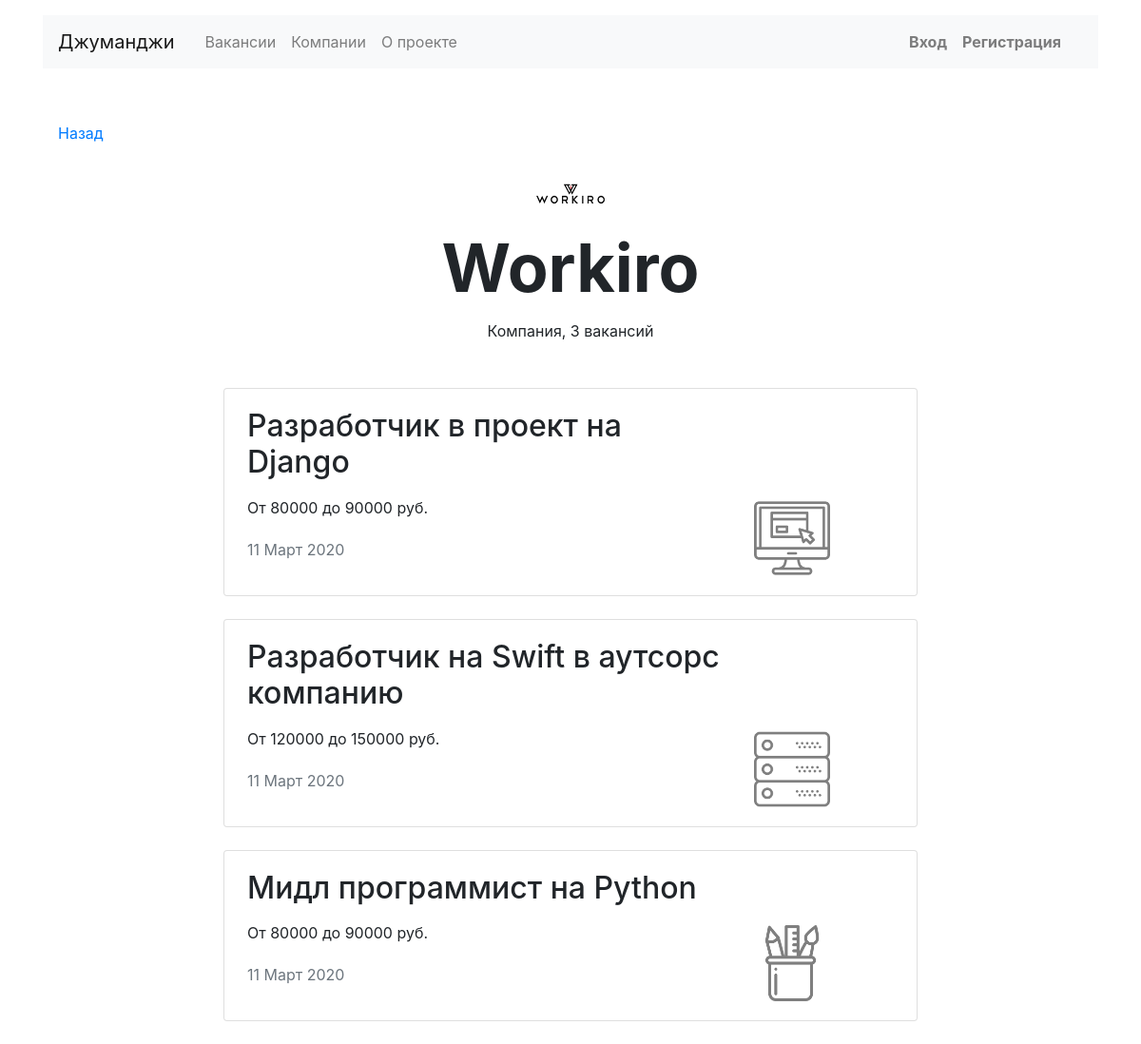
/companies/2, run on the app's committed database.
### job/models.py (models this page shows, shortened)
class Company(models.Model):
    name = models.CharField(max_length=255)
    location = models.CharField(max_length=255, blank=True, null=True)
    logo = models.ImageField(upload_to='companies', blank=True)
    description = models.TextField(blank=True, null=True)
    employee_count = models.IntegerField(blank=True, null=True)
    owner = models.ForeignKey(User, on_delete=models.CASCADE, related_name='company', null=True)
    def __str__(self):
        return self.name

class Vacancy(models.Model):
    title = models.CharField(max_length=255)
    specialty = models.ForeignKey(Specialty, on_delete=models.CASCADE, related_name='vacancies')
    company = models.ForeignKey(Company, on_delete=models.CASCADE, related_name='company')
    skills = models.TextField(blank=True, null=True)
    description = models.TextField()
    salary_min = models.IntegerField()
    salary_max = models.IntegerField()
    published_at = models.DateTimeField()

class Specialty(models.Model):
    code = models.CharField(max_length=100)
    title = models.CharField(max_length=255)
    picture = models.ImageField(upload_to='vacancies')

### job/views.py (the view)
# urls.py: path('companies/<int:pk>', CompanyDetailView.as_view(), name='company_detail'),
class CompanyDetailView(DetailView):
    template_name = 'job/company.html'
    model = Company
    allow_empty = False
    def get_context_data(self, **kwargs):
        context = super(CompanyDetailView, self).get_context_data(**kwargs)
        context['vacancy_list'] = Vacancy.objects.filter(company=self.kwargs['pk'])\
            .select_related('specialty').select_related('company')
        return context

### job/templates/job/company.html (shortened to what this page needs)
{% extends 'job/base.html' %}
{% block content %}
    <div class="navbar mt-5">
        <p><a href="{% url 'company_all' %}">Назад</a></p>
    </div>
    <section>
        <div class="text-center">
            <img src="{{ company.logo.url }}" width="100" height="60" alt="">
        </div>
        <h1 class="h1 text-center mx-auto mt-0 pt-1" style="font-size: 70px;"><strong>{{ vacancy_list.first.company.name | title }}</strong>
        </h1>
        <p class="text-center pt-1">Компания, {{ company.company.count }} вакансий</p>
        <div class="row mt-5">
            <div class="col-12 col-lg-8 offset-lg-2 m-auto">
                {% for vacancy in vacancy_list %}
                    <div class="card mb-4">
                        <div class="card-body px-4">
                            <div class="row">
                                <div class="col-12 col-md-8 col-lg-9">
                                    <h2 class="h2 pb-2">{{ vacancy.title }}</h2>
                                    <p>От {{ vacancy.salary_min }} до {{ vacancy.salary_max }} руб.</p>
                                    <p class="text-muted pt-1">{{ vacancy.published_at | date:'j F Y' }}</p>
                                </div>
                                <div class="col-12 col-md-4 col-lg-3 d-flex align-items-end">
                                    <a href="{% url 'vacancy_detail' vacancy.id %}">
                                        <img src="{{ vacancy.specialty.picture.url }}" width="80" height="80" alt="">
                                    </a>
                                </div>
                            </div>
                        </div>
                    </div>
                {% endfor %}
            </div>
        </div>
    </section>
{% endblock content %}

### data on the page
Company: logo (picture), company.count "3"
Vacancy: first.company.name "Workiro", title "Разработчик в проект на Django", salary_min "80000", salary_max "90000", published_at "11 Март 2020", specialty.picture (picture)
Vacancy: title "Разработчик на Swift в аутсорс компанию", salary_min "120000", salary_max "150000", published_at "11 Март 2020", specialty.picture (picture)
Vacancy: title "Мидл программист на Python", salary_min "80000", salary_max "90000", published_at "11 Март 2020", specialty.picture (picture)
